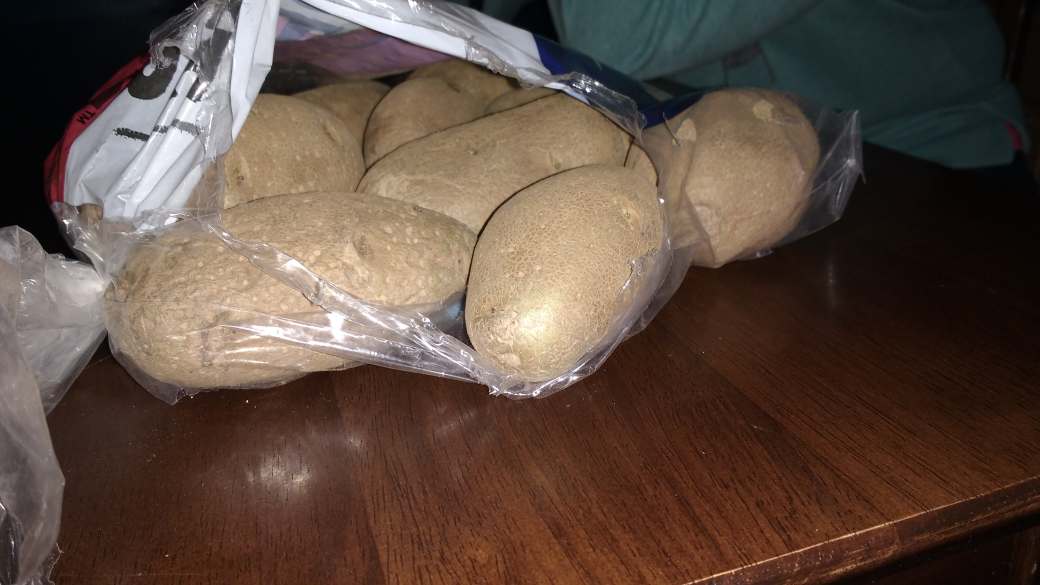
#> input picture test.jpg, 4160 x 2340 px (shown at 1/4 size)
$ python unit_tests.py   (older library calls are emulated)
#> lines starting #> are read from the running program, lines starting #| are printed output that depends on the picture
### utils.py
import numpy.random as nprnd
import numpy as np
import cv2
import scipy.io as sio
import matplotlib.pyplot as plt


# [38 lines left out: functions random_split, humanize_time, not called in this run]

def resize(img, new_size, h, w):
    """
    Changes the largest side of an image to the new size and changes the other to maintain the aspect ratio.

    Args:
        img (BGR Matrix): The image that is going to be resized.
        new_size (integer): The value wanted for the biggest side of the image.

    Returns:
        BGR Matrix: The image resized to the new value keeping the aspect ratio.
    """
    if h > w:
        new_h = 640
        new_w = (640 * w) / h
    else:
        new_h = (640 * h) / w
        new_w = 640
    img = cv2.resize(img, (new_w, new_h))
    return img

# [38 lines left out: functions find_nn, save, not called in this run]

def load(filename):
    """
    Load a numpy array from a file.

    Args:
        filename (string): The name of the file.

    Returns:
        numpy array: The array stored in the file.
    """
    data = sio.loadmat(filename)
    return data["stored"]

# [31 lines left out: functions save_csv, show_conf_mat, not called in this run]

### descriptors.py
import cv2
import numpy as np

# Local dependencies
import utils
import constants

# [14 lines left out: function orb, not called in this run]

def sift(img):
    """
    Gets a list of 128 - dimensional descriptors using SIFT and DoG
    for keypoints and resizes the image having the larger dimension set to 640
    and keeping the size relation.

    Args:
        img (BGR matrix): The grayscale image that will be used.

    Returns:
        list of floats array: The descriptors found in the image.
    """
    sift = cv2.SIFT()
    kp, des = sift.detectAndCompute(img, None)
    return des

# [118 lines left out: functions descriptors_from_class, all_descriptors, gen_codebook, vlad, not called in this run]

### filenames.py
import cv2

# Local dependencies
import constants


def codebook(k, des_name):
    return "{0}/codebook_{1}.mat".format(constants.FILES_DIR_NAME, signature(k, des_name))


def result(k, des_name, svm_kernel):
    return "{0}/result_{1}.csv".format(constants.FILES_DIR_NAME, signature(k, des_name, kernel_name(svm_kernel)))


def vlads_train(k, des_name):
    return "{0}/VLADS_train_{1}.mat".format(constants.FILES_DIR_NAME, signature(k, des_name))


def vlads_test(k, des_name):
    return "{0}/VLADS_test_{1}.mat".format(constants.FILES_DIR_NAME, signature(k, des_name))


def svm(k, des_name, svm_kernel):
    return "{0}/svm_data_{1}.dat".format(constants.FILES_DIR_NAME, signature(k, des_name, kernel_name(svm_kernel)))


def log(k, des_name, svm_kernel):
    return "{0}/log_{1}.txt".format(constants.FILES_DIR_NAME, signature(k, des_name, kernel_name(svm_kernel)))


def signature(k, des_name, svm_kernel=None):
    if svm_kernel is None:
        return "{0}_{1}".format(k, des_name)
    else:
        return "{0}_{1}_{2}".format(k, des_name, svm_kernel)

# [10 lines left out: function kernel_name, not called in this run]

### unit_tests.py
import cv2
import time
import pickle
import numpy as np
from matplotlib import pyplot as plt

#----------------------------------
# Local dependencies
import descriptors
import utils
from dataset import Dataset
import constants
import filenames

# [78 lines left out: functions test_dataset, test_des_type, test_descriptors, test_codebook, test_vlad, not called in this run]

def test_one_img_classification():
    img = cv2.imread("test.jpg")
#> img is the input picture: shape (2340, 4160, 3); mean B, G, R 65.6, 76.6, 95.2
    resize_to = 640
    h, w, channels = img.shape
#> h = 2340; w = 4160; channels = 3
    img = utils.resize(img, resize_to, h, w)
#> in resize, `img = cv2.resize(img, (new_w, new_h))`:
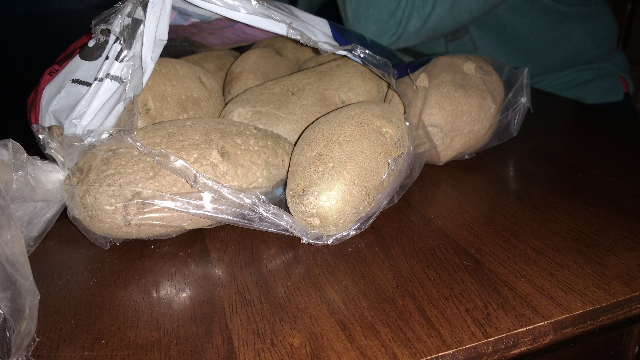
#> img: shape (360, 640, 3); mean of channels 0, 1, 2 65.5, 76.5, 95.2; drawn as B, G, R
    des = descriptors.sift(img)
#> in sift, `kp, des = sift.detectAndCompute(img, None)`: kp = 507 keypoints; strongest (x, y, size): (107, 58, 2.7), (91, 43, 4.2), (89, 84, 3.6), (116, 58, 3)
    k = 128
    des_name = "SIFT"
    codebook_filename = filenames.codebook(k, des_name)
    codebook = utils.load(codebook_filename)
    img_vlad = descriptors.vlad(des, codebook)
    svm_filename = filenames.svm(k, des_name)
    svm = cv2.SVM()
    svm.load(svm_filename)
    result = svm.predict(img_vlad)
    print("result is {0}".format(result))

if __name__ == '__main__':
#> (the run stopped early here; a loop or call above may not have finished)
